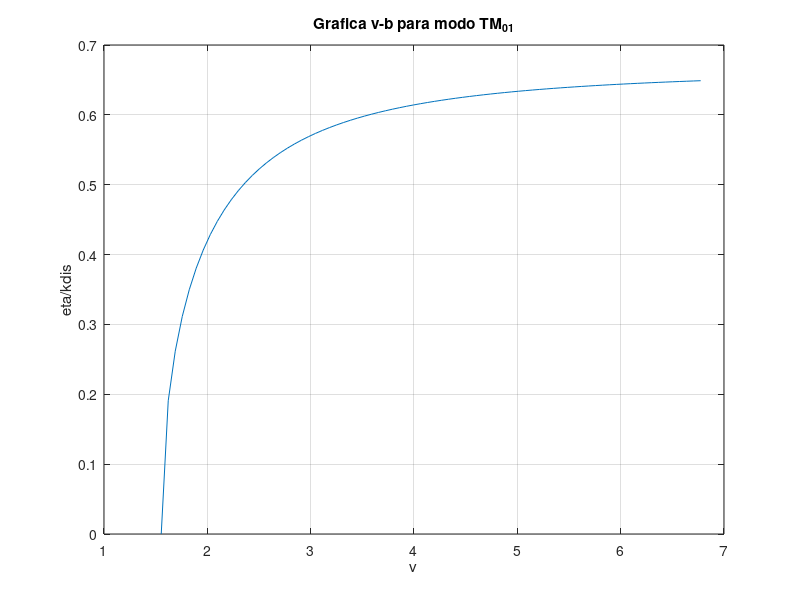
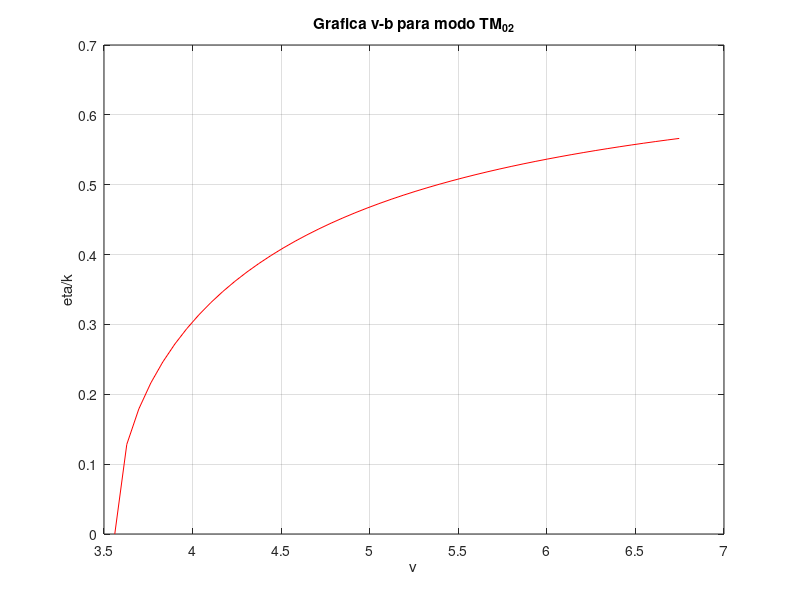

These figures' MATLAB source, in order:
clf;
clear all;
%%%%%%%%%%%%%%%%%%%%%%%%%%%%
c=3e8;
eps0=8.85*(10^-12);
epsr=4.7;
eps=eps0*epsr;
miu0=4*pi*(10^-7);
miur=1;
miu=miu0*miur;
a=50e-6;
n1=1.5;
n2=1.47;




n=0; %%TM01
m=1;
p01=2.4; %m=1 TM01
p02=5.5; %m=1 TM02

%%%%%%%%%%%%%%%%%%%%%
v=1/sqrt(miu*eps);%%velocidad de grupo de onda

fc_TM01=(p01*c)/(2*pi*a);%% fc_TMnm
fc_TM02=(p02*c)/(2*pi*a);%% fc_TMnm

frec_TM01=fc_TM01:0.1e12:10e12;
frec_TM02=fc_TM02:0.1e12:10e12;
%frec_TM01 =1.2e12;

lambda_TM01=v./frec_TM01;
lambda_TM02=v./frec_TM02;

V_TM01=2*pi*a./lambda_TM01.*sqrt(n1^2 - n2^2);%FREC NORM
V_TM02=2*pi*a./lambda_TM02.*sqrt(n1^2 - n2^2);%FREC NORM

omega_TM01=2*pi.*frec_TM01;
omega_TM02=2*pi.*frec_TM02;

Beta_TM01=omega_TM01.*sqrt(eps*miu).*sqrt(1-((fc_TM01./frec_TM01).^2));
k_TM01=omega_TM01.*sqrt(eps*miu)*n1;

Beta_TM02=omega_TM02.*sqrt(eps*miu).*sqrt(1-((fc_TM02./frec_TM02).^2));
k_TM02=omega_TM02.*sqrt(eps*miu)*n1;


figure(1);
plot(V_TM01,Beta_TM01./k_TM01);
grid on;
xlabel("v");
ylabel("\beta/kdis");
title("Grafica v-b para modo TM_{01}");
figure(2);
plot(V_TM02,Beta_TM02./k_TM02,'r');
grid on;
xlabel("v");
ylabel("\beta/k");
title("Grafica v-b para modo TM_{02}");
